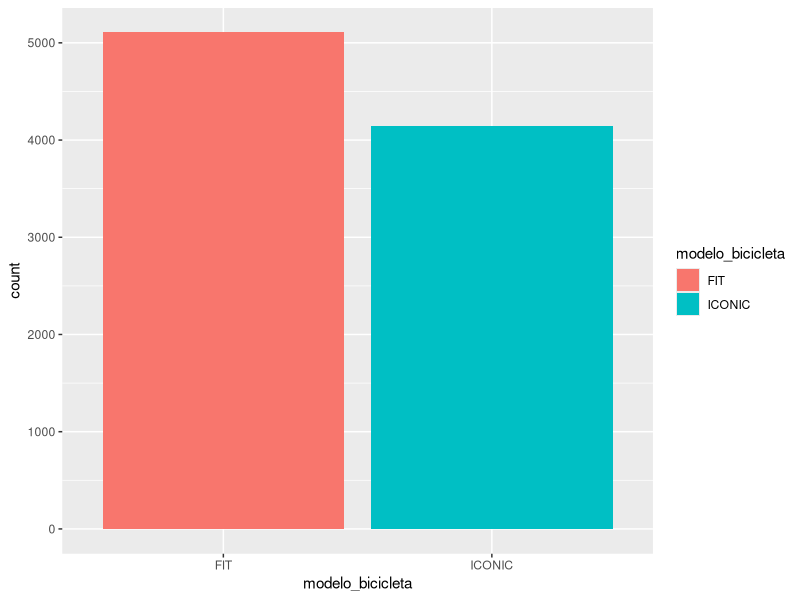
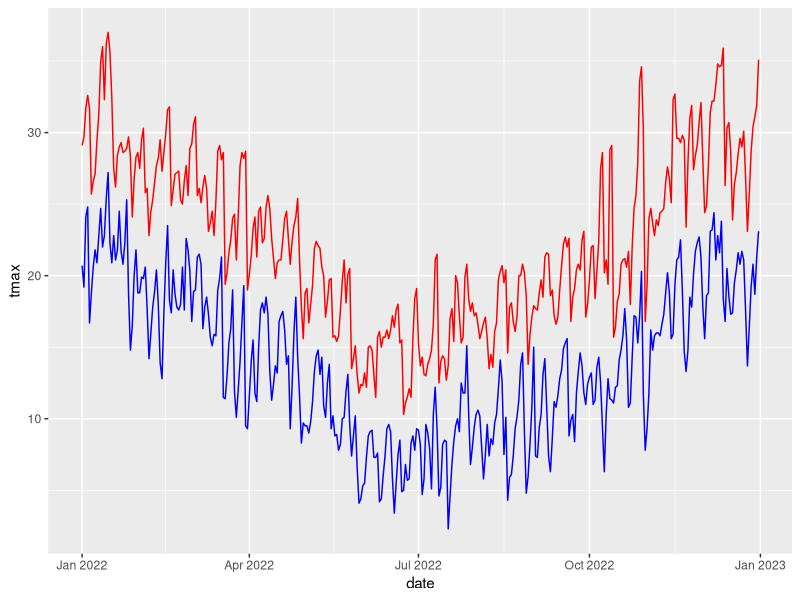
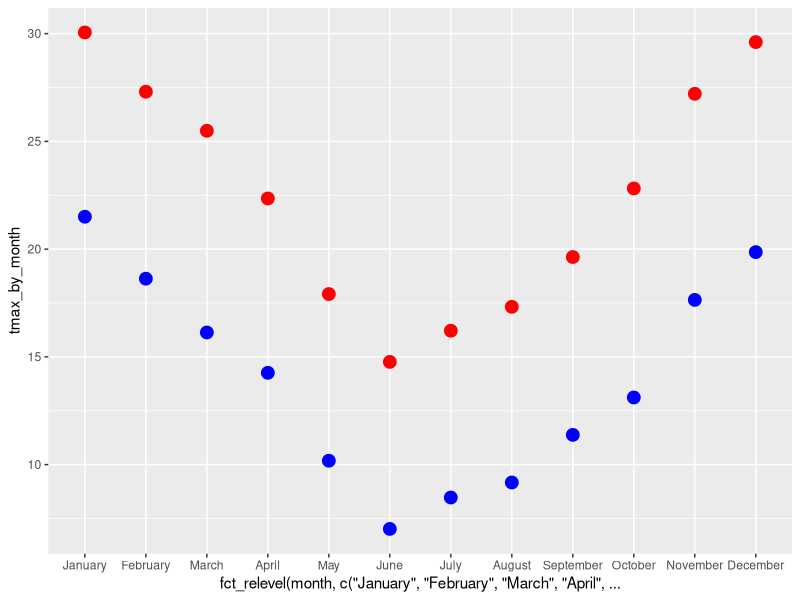
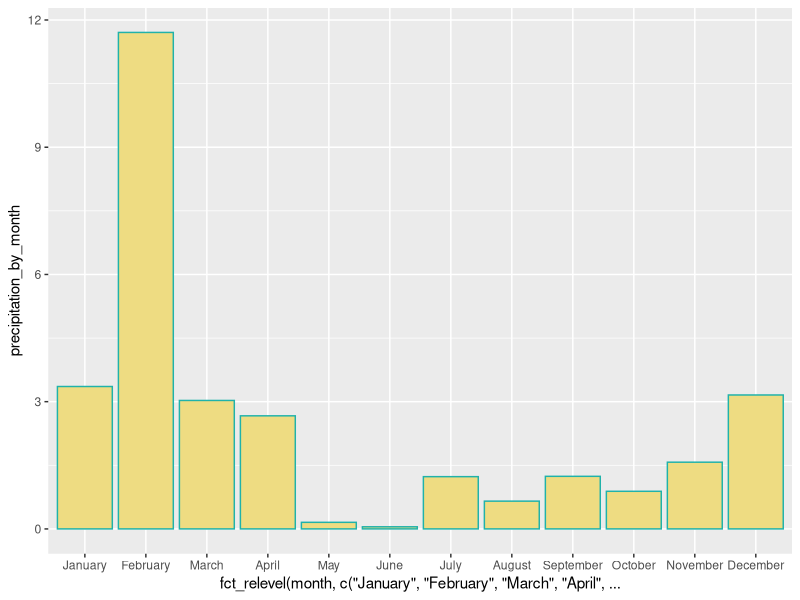
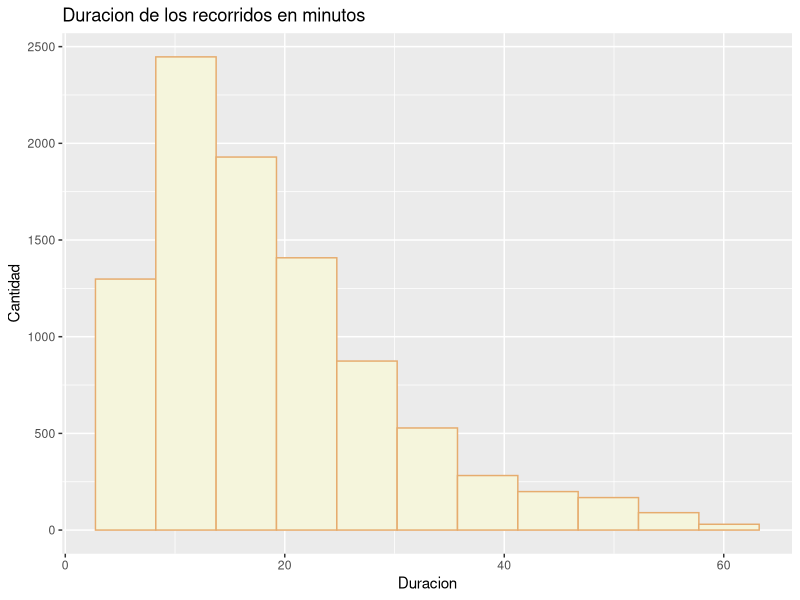
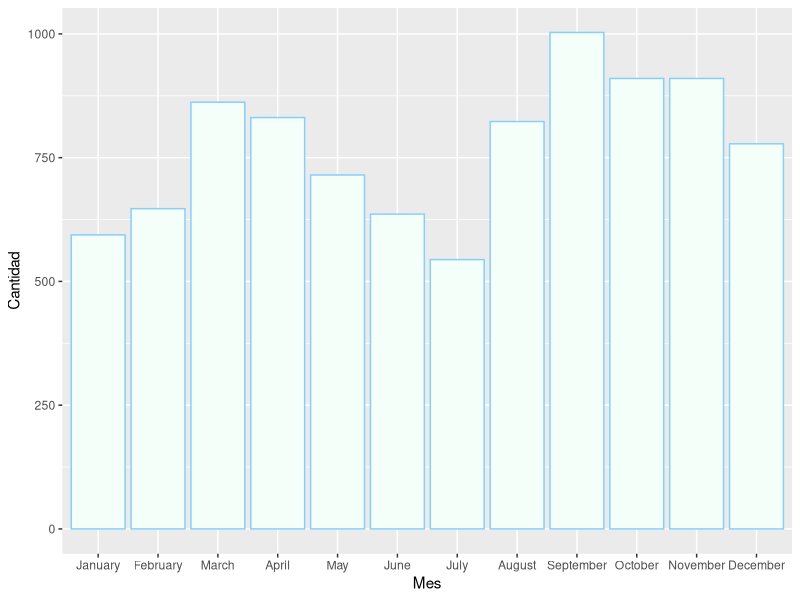
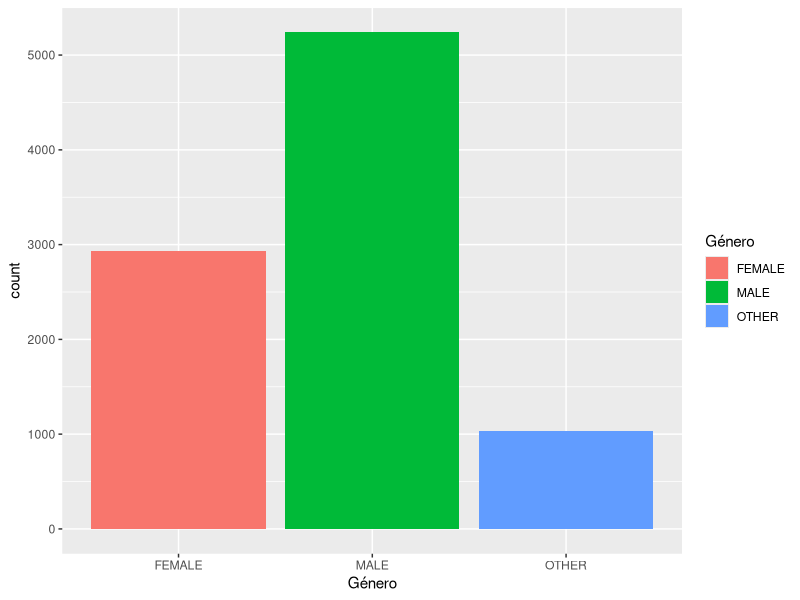

These figures' R source, in order:

#Librerias ----
library(readr)
library(tidyverse)


#Lectura de Dataframes ----
library(readr)
clima_aeroparque_BA_2022 <- read_csv("Data/Clima_Aeroparque_BA.csv")
View(Clima_Aeroparque_BA)

bike_trips_2022 <- read_csv("Data/trips_2022_reducido.csv")
View(bike_trips_2022)

#Filtramos el dataframe de bicis
bike_trips_2022_5_to_60_min <- bike_trips_2022 %>% 
  filter(between(duracion_recorrido, left = 60*5, right = 60*60))

# ----
summary_bike_trips_2022_5_to_60_min <- summary(bike_trips_2022_5_to_60_min) #ESTO ESTA BIEN PONERLO?


tabla <- bike_trips_2022_5_to_60_min %>% 
  mutate(duracion_recorrido = duracion_recorrido/60) %>% 
  ggplot(mapping = aes(x = duracion_recorrido)) +
  geom_histogram(colour = "#E6AC6E", fill = "beige", bins = 11) +
  labs(x = "Duracion", y = "Cantidad", title = "Duracion de los recorridos en minutos")

promedio_y_mediana_de_viajes <-  bike_trips_2022_5_to_60_min %>% 
  mutate(duracion_recorrido = duracion_recorrido/60) %>% 
  summarise("viaje promedio" = mean(duracion_recorrido), mediana = median(duracion_recorrido))

month_trip <- bike_trips_2022_5_to_60_min %>% 
  select(fecha_origen_recorrido) %>% 
  mutate(month = months(fecha_origen_recorrido))

trips_by_month <- month_trip %>% 
  ggplot(mapping = aes(x = fct_relevel(month, c("January", "February", "March", "April", "May", "June", "July", "August", "September", "October", "November", "December")))) +
  geom_bar(fill = "mintcream", colour = "lightskyblue") +
  labs(x = "Mes", y = "Cantidad")

origin_trip <- bike_trips_2022_5_to_60_min %>% 
  select(id_estacion_origen, nombre_estacion_origen) %>% 
  group_by(id_estacion_origen, nombre_estacion_origen) %>% 
  summarise(amount_by_station = n()) %>% 
  arrange(desc(amount_by_station))

destination_trip <- bike_trips_2022_5_to_60_min %>% 
  select(id_estacion_destino, nombre_estacion_destino) %>% 
  group_by(id_estacion_destino, nombre_estacion_destino) %>% 
  summarise(amount_by_station = n()) %>% 
  arrange(desc(amount_by_station)) 

common_trips <- bike_trips_2022_5_to_60_min %>% 
  select(id_estacion_origen, nombre_estacion_origen, id_estacion_destino, nombre_estacion_destino) %>% 
  group_by(id_estacion_origen, nombre_estacion_origen, id_estacion_destino, nombre_estacion_destino) %>% 
  summarise(amount = n()) %>% 
  arrange(desc(amount))

bike_type <- bike_trips_2022_5_to_60_min %>% 
  select(modelo_bicicleta) %>% 
  ggplot(mapping = aes(x = modelo_bicicleta, fill = modelo_bicicleta)) +
  geom_bar()

use_of_bikes_by_gender <- bike_trips_2022_5_to_60_min %>% 
  select(Género) %>% 
  filter(!is.na(Género)) %>% 
  ggplot(mapping = aes(x = Género, fill = Género)) + 
  geom_bar()

summary_weather <- summary(clima_aeroparque_BA_2022)

month_climate <- clima_aeroparque_BA_2022 %>% 
  mutate(month = months(date))

grafico_temperatura_por_mes <- month_climate %>% 
  select(tmin, tmax, tavg, month) %>% 
  group_by(month) %>% 
  summarise(tmin_by_month = mean(tmin), tmax_by_month = mean(tmax), tavg_by_month = mean(tavg)) %>% 
  ggplot(mapping = aes(x = fct_relevel(month, c("January", "February", "March", "April", "May", "June", "July", "August", "September", "October", "November", "December")), y = tmax_by_month)) +
  geom_point(colour = "red", size = 4) +
  geom_point(aes(x = fct_relevel(month, c("January", "February", "March", "April", "May", "June", "July", "August", "September", "October", "November", "December")), y = tmin_by_month), color = "blue", size = 4)

grafico_temperatura_por_dia <- month_climate %>% ggplot(mapping = aes(x = date, y = tmax)) +
  geom_line(colour = "red") +
  geom_line(aes(y = tmin), colour = "blue")

precipitaciones_por_mes <- month_climate %>% 
  group_by(month) %>% 
  filter(!is.na(prcp)) %>% 
  summarise(precipitation_by_month = mean(prcp)) %>% 
  ggplot(mapping = aes(x = fct_relevel(month, c("January", "February", "March", "April", "May", "June", "July", "August", "September", "October", "November", "December")), y = precipitation_by_month)) +
  geom_col(fill = "lightgoldenrod2", colour = "lightseagreen")
